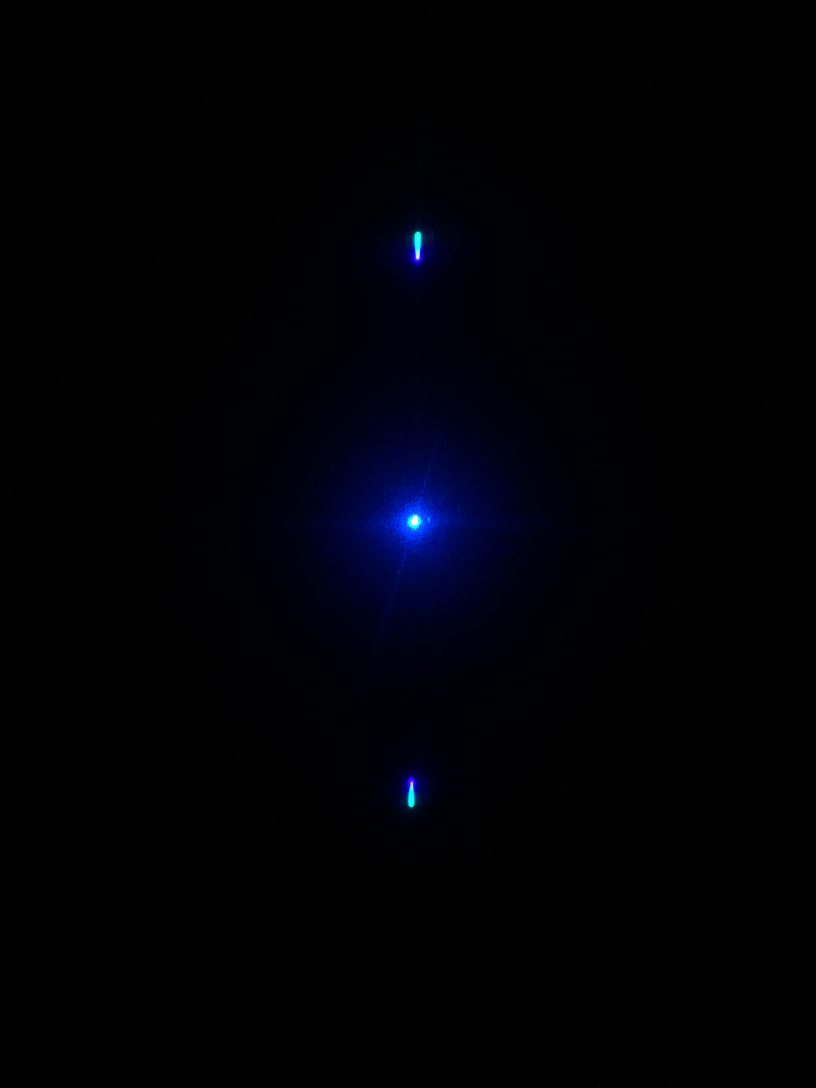
#> input picture calibration.JPG, 2448 x 3264 px (shown at 1/3 size)
$ python standard.py --file calibration.JPG
#> lines starting #> are read from the running program, lines starting #| are printed output that depends on the picture
"""
==================================================================
AUTHOR: HIEN VU
LAST MODIFIED: 20-07-18
==================================================================
Obtain standardisation to account for light source using a
'perfect' mirror
INPUT: image containing diffraction spectrum of standard source
OUTPUT: spectra and intensity in pixels as standard spectrum.csv,
			and plotted spectra as standardspectrum.jpg
USAGE: 	execute from terminal
			`python3 standard -f path-to-image`

==================================================================
"""

import matplotlib.pyplot as plt
import cv2
import argparse
from scipy import signal
import csv

CALIB = 829/475 # pixel/wavelength calibration from mercury lamp (from calib.py)

# Parse arguments
ap = argparse.ArgumentParser()
ap.add_argument("-f", "--file", help = "path to the calibration image")
args = vars(ap.parse_args())
filename = args["file"]

# get bnw image
image = cv2.imread(filename)
#> image is the input picture: shape (3264, 2448, 3); mean B, G, R 4.7, 0.8, 0.1
gray = cv2.cvtColor(image, cv2.COLOR_BGR2GRAY)
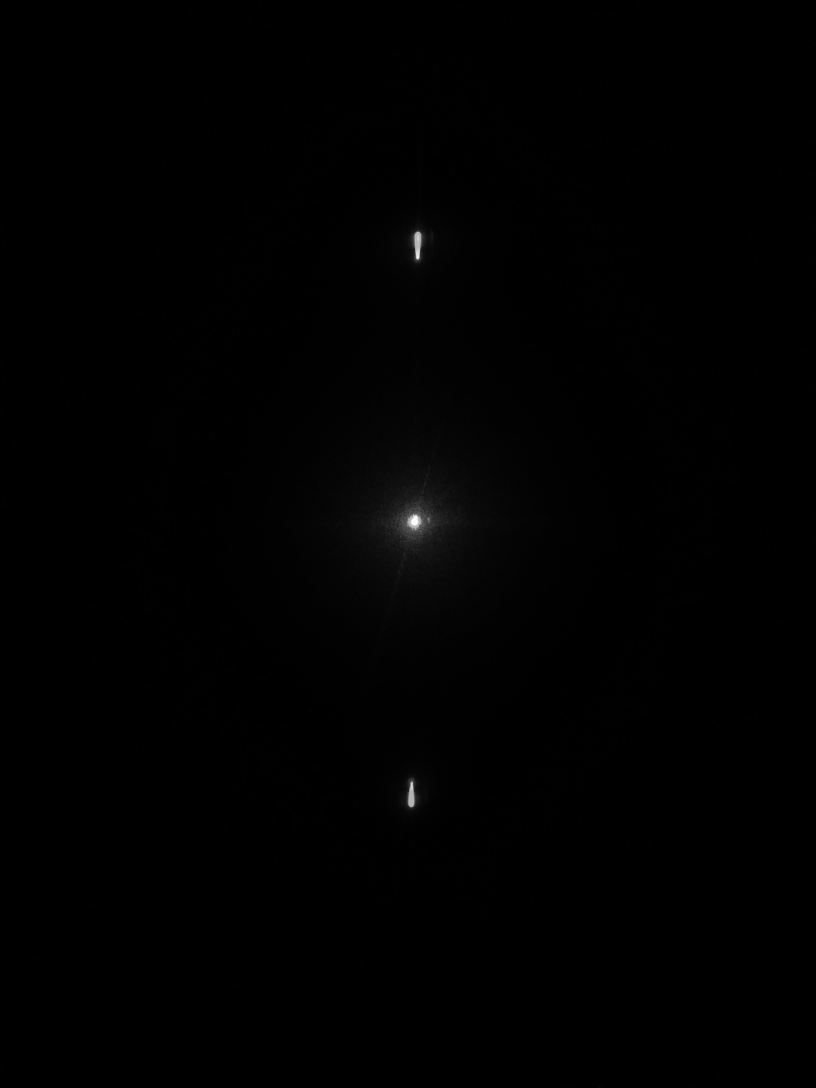
#> gray: shape (3264, 2448) (shown at 1/3 size); min 0, max 255, mean 1

# boundaries of signal - set manually
low = 1516
high = 1534
left = 1356
right = 1373


### look for highest brightness pixel row from signal
intensities = []
pix = []
for i in range(low, high):
	intensity = 0
	for j in range(left,right):
		intensity += gray[i][j]
	intensities.append(intensity)
	pix.append(i)
#> after the loop, intensities = [265, 270, 261, 250, 265, 269, 261, 260, 257, 255, 279, 277, 291, 296, 298, 295, 281, 281]; pix = [1516, 1517, 1518, 1519, 1520, 1521, 1522, 1523, 1524, 1525, 1526, 1527, 1528, 1529, 1530, 1531, 1532, 1533]

# centre of signals
y = pix[intensities.index(max(intensities))]
#> y = 1530
x = (left+right)/2


### look for spectrum
intensities = []
pix = []

# for each row in the image until centre of eye
for i in range(0, y+1):
	intensity = 0
	# for each pixel in section containing spectrum
	for j in range(left, right):
		# get brightness
		intensity += gray[i][j]
	pix.insert(0, y-i)
	intensities.insert(0, intensity)
#> after the loop, intensities = 1531 values, max 298 at index 0, min 0 at index 1094, mean 47.61; pix = 1531 values from 0 to 1530
	# spectrum is indexed from 0 at the centre of the eye
	#output.write(str(y-i)+","+str(intensity)+"\n")


# calibrate standard for wavelengths
# Only get the most relevant parts of the spectrum
def calibrate(spec):
	# Calibrate using values from mercury lamp
	pixels, input_intensities = zip(*spec)
	wav = []
	intensities = []
	# for each wavelength, find the associated pixel and intensity
	for w in range(400,700):
		pix = round(w*CALIB)
		intensities.append(spec[pix][1])
		wav.append(w)
	# normalise 0-1 scaling
	imax = max(intensities)
	imin = min(intensities)
	normal = [(i-imin)/(imax-imin) for i in intensities]
	# smooth using Savitzky Golay
	smooth = signal.savgol_filter(normal, 11, 3)
	result = []
	for j in range(len(wav)):
		result.append([wav[j], smooth[j]])
	return result


spec = list(zip(pix,intensities))
#> spec = 1531 pairs, first value 0 to 1530, second value 0 to 298
final_standard = calibrate(spec)
#> in calibrate, `pixels, input_intensities = zip(*spec)`: pixels = 1531 values from 0 to 1530; input_intensities has the same summary as intensities outside calibrate
#> after the loop in calibrate, `for w in range(400,700):`: intensities = 300 values, max 67 at index 77, min 0 at index 227, mean 25.48; wav = 300 values from 400 to 699
#> in calibrate, `imax = max(intensities)`: imax = 67
#> in calibrate, `imin = min(intensities)`: imin = 0
#> in calibrate, `normal = [(i-imin)/(imax-imin) for i in intensities]`: normal = 300 values, max 1 at index 77, min 0 at index 227, mean 0.38
#> in calibrate, `smooth = signal.savgol_filter(normal, 11, 3)`: smooth = 300 values, max 0.942 at index 48, min 0.0528 at index 241, mean 0.38
#> after the loop in calibrate, `for j in range(len(wav)):`: result = 300 pairs, first value 400 to 699, second value 0.0528 to 0.942
#> final_standard has the same summary as result in calibrate
x, y = zip(*final_standard)
#> x = 300 values from 400 to 699; y has the same summary as smooth in calibrate

# write to new csv file
standcsv = open("standardspectrum.csv", 'w')
writer = csv.writer(standcsv)
for entry in final_standard:
	writer.writerow(entry)
#> this loop made 300 passes
#> entry on passes 1 to 3: [400, 0.493], [401, 0.518], [402, 0.524]
standcsv.close()


plt.figure(figsize=(12,8))
plt.plot(x, y)
plt.title("Standard spectrum")
plt.xlabel("Wavelength")
plt.ylabel("Intensity")
plt.savefig("standardspectrum.jpg")
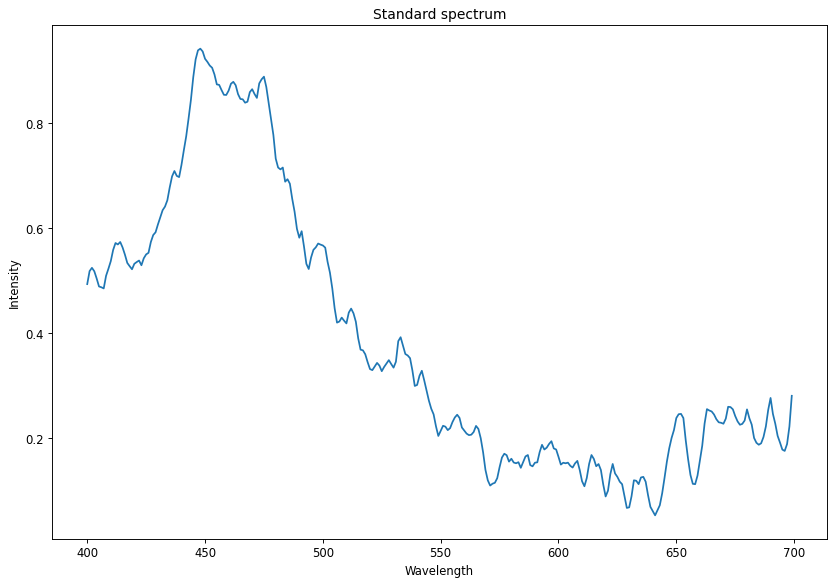
#> figure drawn by matplotlib, 1 panel; curve peaks at x = 448, y = 0.942
plt.show()
